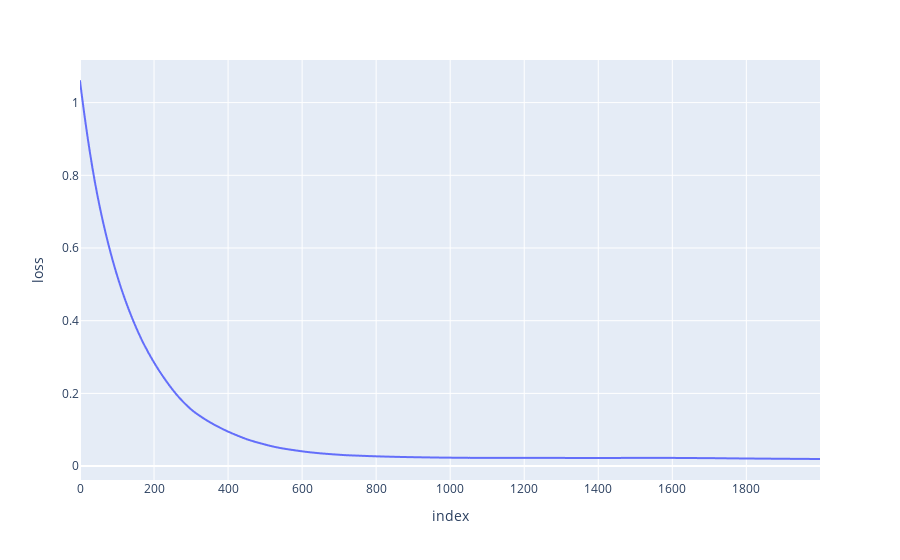
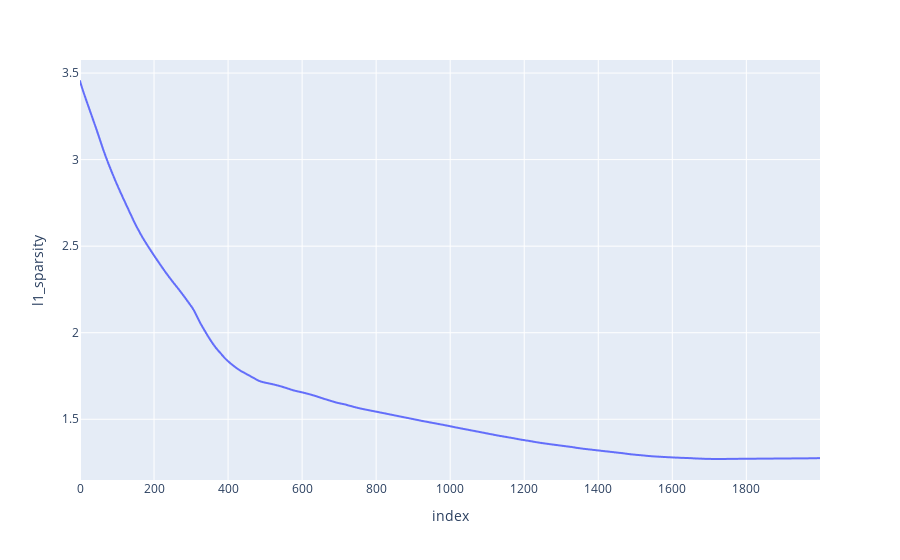
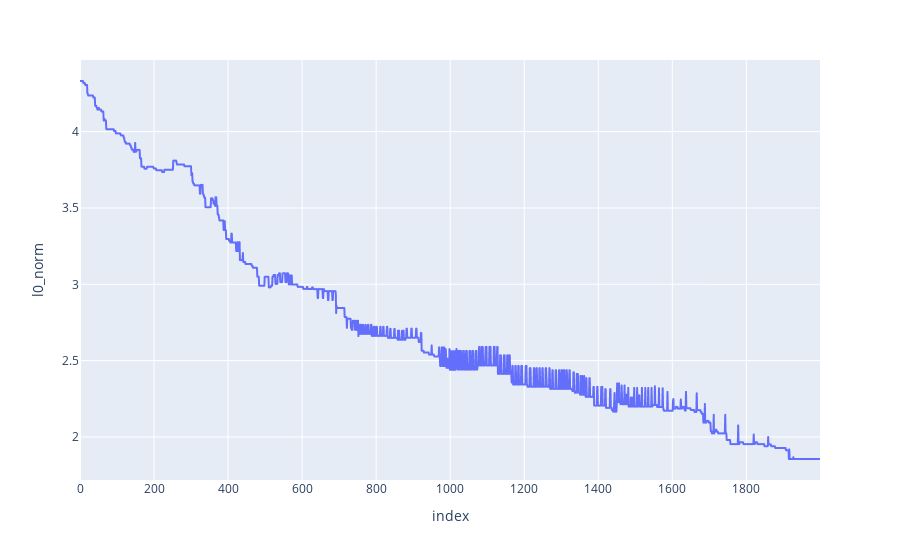

Write notebook code for charts like these, in order.
### Code cell
m_sae.plot_losses()

### Figure 1 — Plotly figure (JSON) as saved in the notebook; plotly's stock layout.template omitted (floating-point values rounded to 4 significant figures; data arrays with more than 128 entries replaced by an {"elided": "..."} marker saying what was removed)
{"data": [{"hovertemplate": "index=%{x}<br>loss=%{y}<extra></extra>", "legendgroup": "", "line": {"color": "#636efa", "dash": "solid"}, "marker": {"symbol": "circle"}, "mode": "lines", "name": "", "showlegend": false, "type": "scattergl", "x": {"elided": "2000 int values"}, "xaxis": "x", "y": {"elided": "2000 float values"}, "yaxis": "y"}], "layout": {"legend": {"tracegroupgap": 0}, "margin": {"t": 60}, "xaxis": {"anchor": "y", "domain": [0, 1], "title": {"text": "index"}}, "yaxis": {"anchor": "x", "domain": [0, 1], "title": {"text": "loss"}}}}

### Figure 2 — Plotly figure (JSON) as saved in the notebook; plotly's stock layout.template omitted (floating-point values rounded to 4 significant figures; data arrays with more than 128 entries replaced by an {"elided": "..."} marker saying what was removed)
{"data": [{"hovertemplate": "index=%{x}<br>l1_sparsity=%{y}<extra></extra>", "legendgroup": "", "line": {"color": "#636efa", "dash": "solid"}, "marker": {"symbol": "circle"}, "mode": "lines", "name": "", "showlegend": false, "type": "scattergl", "x": {"elided": "2000 int values"}, "xaxis": "x", "y": {"elided": "2000 float values"}, "yaxis": "y"}], "layout": {"legend": {"tracegroupgap": 0}, "margin": {"t": 60}, "xaxis": {"anchor": "y", "domain": [0, 1], "title": {"text": "index"}}, "yaxis": {"anchor": "x", "domain": [0, 1], "title": {"text": "l1_sparsity"}}}}

### Figure 3 — Plotly figure (JSON) as saved in the notebook; plotly's stock layout.template omitted (floating-point values rounded to 4 significant figures; data arrays with more than 128 entries replaced by an {"elided": "..."} marker saying what was removed)
{"data": [{"hovertemplate": "index=%{x}<br>l0_norm=%{y}<extra></extra>", "legendgroup": "", "line": {"color": "#636efa", "dash": "solid"}, "marker": {"symbol": "circle"}, "mode": "lines", "name": "", "showlegend": false, "type": "scattergl", "x": {"elided": "2000 int values"}, "xaxis": "x", "y": {"elided": "2000 float values"}, "yaxis": "y"}], "layout": {"legend": {"tracegroupgap": 0}, "margin": {"t": 60}, "xaxis": {"anchor": "y", "domain": [0, 1], "title": {"text": "index"}}, "yaxis": {"anchor": "x", "domain": [0, 1], "title": {"text": "l0_norm"}}}}
